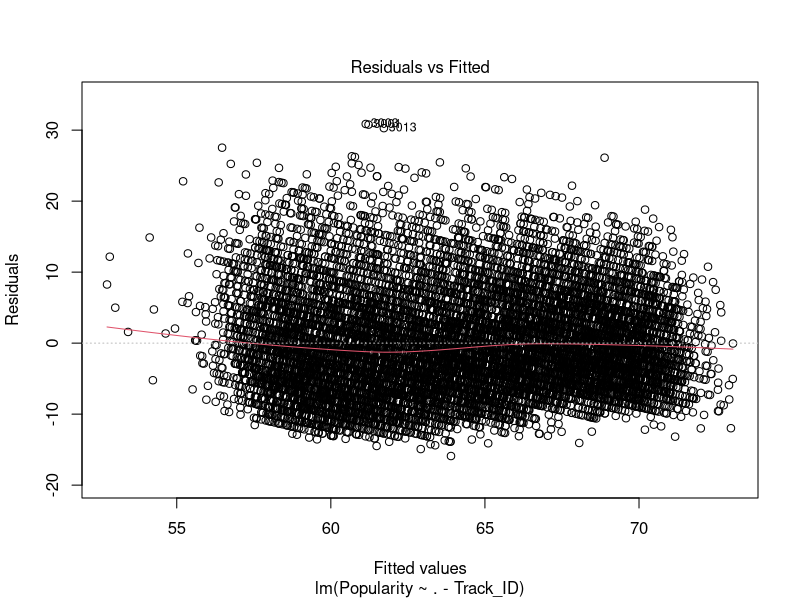
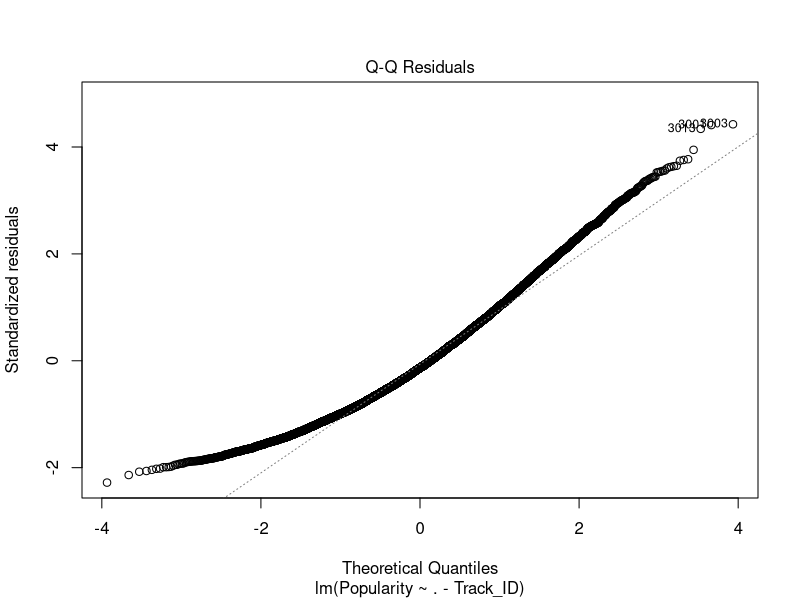
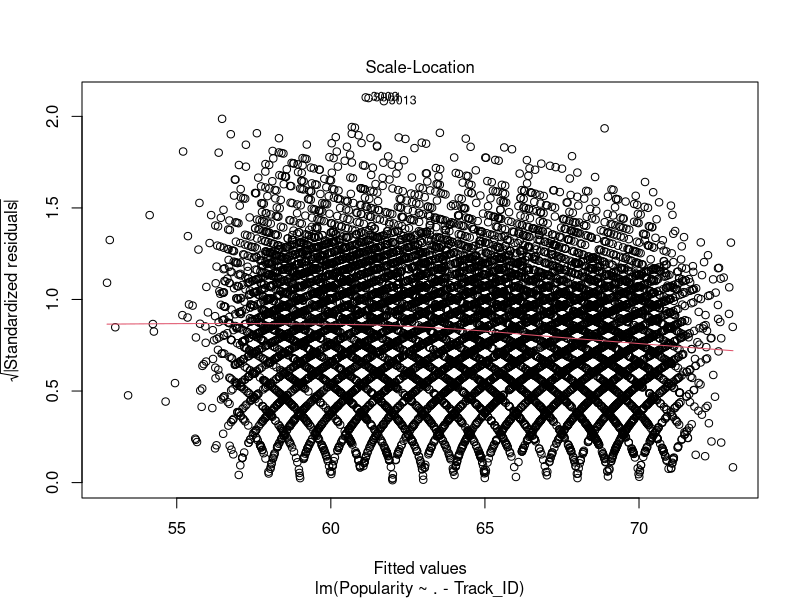
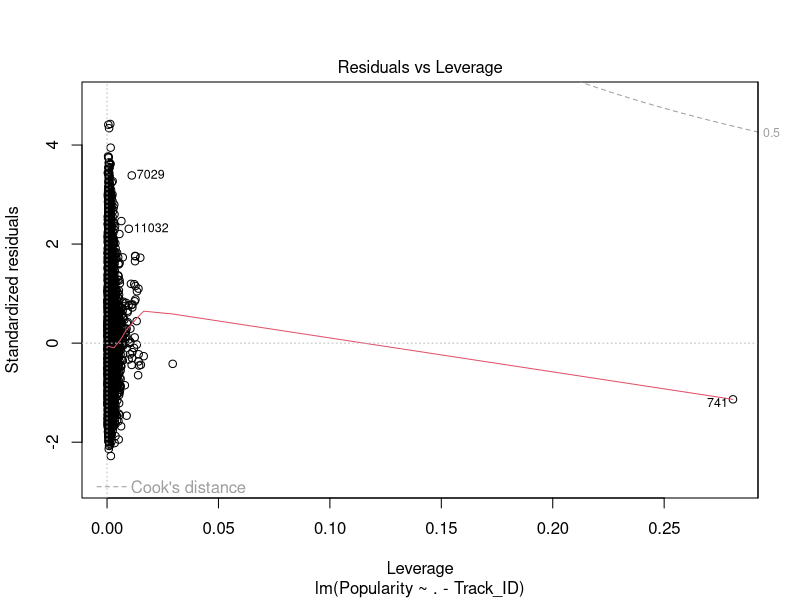

The R script that drew these images, in order:
## ---- chunk 1
knitr::opts_chunk$set(echo = TRUE)
## ---- chunk 2
#install.packages("broom")
#install.packages("GGally")
library(tidyverse)
library(broom)
library(GGally)
input = read.csv("finalData.csv",header=TRUE)
input <- na.omit(input)
input$Duration_s <- input$Duration_ms/1000
glimpse(input)
model = lm(Popularity~. - Track_ID, data = input)
summary(model)
plot(model)
## ---- chunk 3
#Check constant variance assumption
#plot(Popularity, resid(model), main = "Residual plot")
#abline(0, 0, col = "red", lwd=3)

#Check Normality of Residuals - can also use AD test
#qqnorm(resid(model), main = "Normal plot of residuals")
#qqline(resid(model), col = "red", lwd=2)

#Transformations/dummy vars if necessary
#Check for outliers and influential points
#Correlation analysis
#Reduction of model
#Check performance of model
#create a prediction
